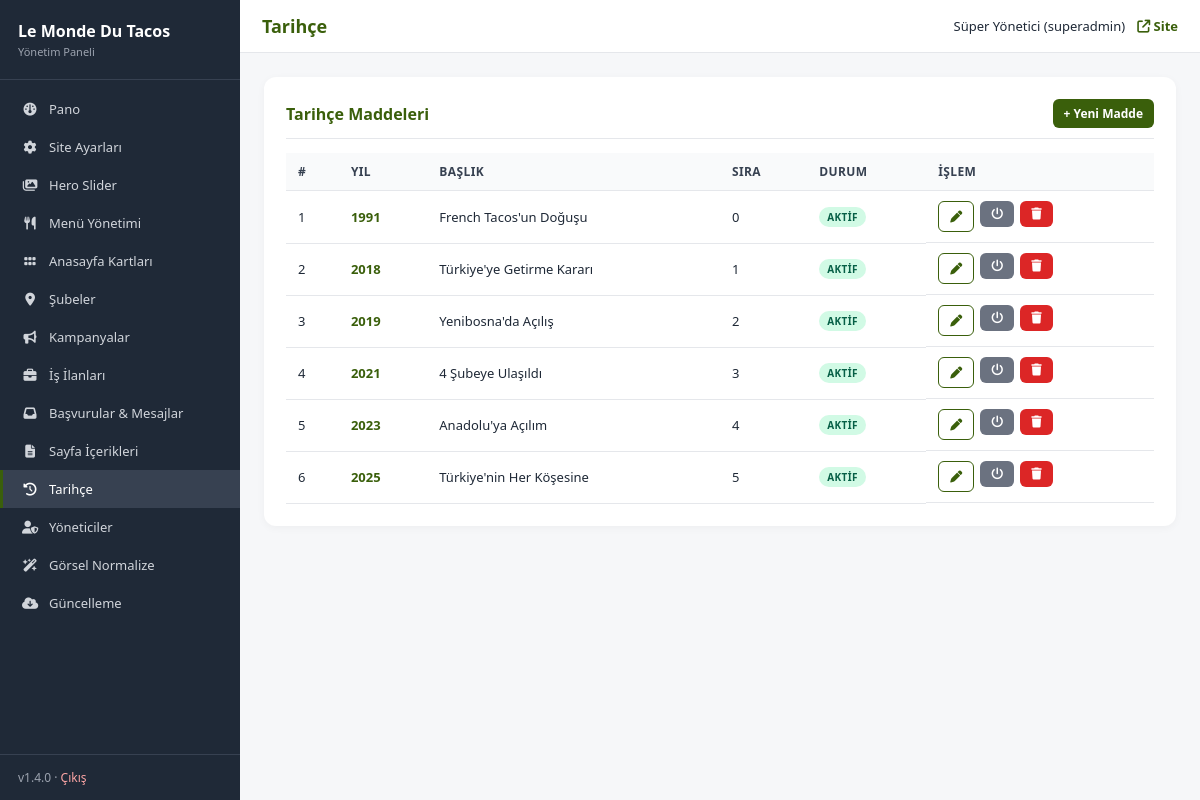
Screenshot of /admin/timeline.php (signed in) with the database file from the repository.
### tables this page shows
CREATE TABLE IF NOT EXISTS timeline (
    id          INT UNSIGNED AUTO_INCREMENT PRIMARY KEY,
    year_label  VARCHAR(40) NOT NULL,
    title       VARCHAR(200) NOT NULL,
    description TEXT NULL,
    image       VARCHAR(255) NULL,
    sort_order  INT NOT NULL DEFAULT 0,
    is_active   TINYINT(1) NOT NULL DEFAULT 1
);

### includes/functions.php (called while the page is built, shortened)
<?php
require_once __DIR__ . '/db.php';
function e(?string $s): string {
    return htmlspecialchars((string)($s ?? ''), ENT_QUOTES | ENT_SUBSTITUTE, 'UTF-8');
}
function admin_check(): bool {
    return true;
}
function admin_user(): ?array {
    $stmt = db()->prepare("SELECT id, username, name, email, role FROM admin_users WHERE id = ? AND is_active = 1");
    $stmt->execute([$_SESSION['admin_id']]);
    $cache = $stmt->fetch() ?: null;
    return $cache;
}

### includes/db.php (called while the page is built, shortened)
<?php
function db(): PDO {
    static $pdo = null;
    if ($pdo instanceof PDO) {
        return $pdo;
    }
    $dsn = sprintf(
        'mysql:host=%s;dbname=%s;charset=%s',
        DB_HOST,
        DB_NAME,
        DB_CHARSET
    );
    try {
        $pdo = new PDO($dsn, DB_USER, DB_PASS, [
            PDO::ATTR_ERRMODE            => PDO::ERRMODE_EXCEPTION,
            PDO::ATTR_DEFAULT_FETCH_MODE => PDO::FETCH_ASSOC,
            PDO::ATTR_EMULATE_PREPARES   => false,
            PDO::MYSQL_ATTR_INIT_COMMAND => "SET NAMES " . DB_CHARSET . " COLLATE utf8mb4_unicode_ci",
        ]);
    } catch (PDOException $e) {
        if (DEBUG) {
            die('DB error: ' . htmlspecialchars($e->getMessage(), ENT_QUOTES, 'UTF-8'));
        }
        error_log('DB connection failed: ' . $e->getMessage());
        die('Veritabanı bağlantısı kurulamadı. Lütfen daha sonra tekrar deneyin.');
    }
    return $pdo;
}

### admin/_crud.php (called while the page is built, shortened)
<?php
require_once __DIR__ . '/../includes/functions.php';
class Crud
{
    public function listAll(string $orderBy = 'sort_order, id'): array
    {
        return db()->query("SELECT * FROM " . $this->cfg['table'] . " ORDER BY $orderBy")->fetchAll();
    }
}

### admin/timeline.php (the view, shortened to what this page needs)
<?php
$page_h = 'Tarihçe';
require __DIR__ . '/_header.php';
require __DIR__ . '/_crud.php';
$crud = new Crud([
    'table' => 'timeline',
    'label' => 'Tarihçe Maddesi',
    'fields' => [
        'year_label'  => ['required' => true],
        'title'       => ['required' => true],
        'description' => [],
        'image'       => [],
        'sort_order'  => ['type' => 'int'],
        'is_active'   => ['type' => 'bool'],
    ],
    'images' => ['image'],
    'image_dir' => 'sayfa',
]);
$crud->handle();
$action = $_GET['action'] ?? 'list';
if ($action === 'list'): ?>
  <div class="card">
    <h2 style="display:flex;justify-content:space-between;align-items:center">
      <span>Tarihçe Maddeleri</span>
      <a href="?action=new" class="btn btn-sm">+ Yeni Madde</a>
    </h2>
    <?php $rows = $crud->listAll(); ?>
    <?php if (!$rows): ?>
      <div class="empty">Henüz madde yok.</div>
    <?php else: ?>
      <table>
        <thead><tr><th>#</th><th>Yıl</th><th>Başlık</th><th>Sıra</th><th>Durum</th><th>İşlem</th></tr></thead>
        <tbody>
        <?php foreach ($rows as $r): ?>
          <tr>
            <td><?= (int)$r['id'] ?></td>
            <td><strong style="color:#3A5F0B"><?= e($r['year_label']) ?></strong></td>
            <td><?= e($r['title']) ?></td>
            <td><?= (int)$r['sort_order'] ?></td>
            <td><span class="badge <?= $r['is_active'] ? 'b-on' : 'b-off' ?>"><?= $r['is_active'] ? 'Aktif' : 'Pasif' ?></span></td>
            <td class="actions">
              <a class="btn btn-sm btn-line" href="?action=edit&id=<?= $r['id'] ?>"><i class="fa-solid fa-pen"></i></a>
              <form method="post" style="display:inline"><button class="btn btn-sm btn-secondary"><i class="fa-solid fa-power-off"></i></button></form>
              <form method="post" data-confirm="Silinsin mi?" style="display:inline"><button class="btn btn-sm btn-danger"><i class="fa-solid fa-trash"></i></button></form>
            </td>
          </tr>
        <?php endforeach; ?>
        </tbody>
      </table>
    <?php endif; ?>
  </div>
<?php endif; ?>
<?php require __DIR__ . '/_footer.php'; ?>

### admin/_header.php (shortened to what this page needs)
<?php
require_once __DIR__ . '/../includes/functions.php';
$cu = admin_user();
$nav_items = [
    ['index.php',                  'Pano',                'fa-gauge'],
    ['settings.php',               'Site Ayarları',       'fa-gear'],
    ['slider.php',                 'Hero Slider',         'fa-images'],
    ['menu.php',                   'Menü Yönetimi',       'fa-utensils'],
    ['promo-cards.php',            'Anasayfa Kartları',   'fa-grip'],
    ['branches.php',               'Şubeler',             'fa-location-dot'],
    ['campaigns.php',              'Kampanyalar',         'fa-bullhorn'],
    ['jobs.php',                   'İş İlanları',         'fa-briefcase'],
    ['applications.php',           'Başvurular & Mesajlar','fa-inbox'],
    ['pages.php',                  'Sayfa İçerikleri',    'fa-file-lines'],
    ['timeline.php',               'Tarihçe',             'fa-clock-rotate-left'],
    ['users.php',                  'Yöneticiler',         'fa-user-shield'],
    ['normalize-images.php',       'Görsel Normalize',    'fa-wand-magic-sparkles'],
    ['update.php',                 'Güncelleme',          'fa-cloud-arrow-down'],
];
$current = basename($_SERVER['PHP_SELF']);
$page_h  = $page_h ?? 'Pano';
?><!doctype html>
<html lang="tr">
<head>
<link rel="stylesheet" href="https://cdnjs.cloudflare.com/ajax/libs/font-awesome/6.5.0/css/all.min.css">
</head>
<body>
<div class="app">
  <aside class="sb">
    <div class="sb-head">
      <div class="brand">Le Monde Du Tacos</div>
      <div class="sub">Yönetim Paneli</div>
    </div>
    <nav class="sb-nav">
      <?php foreach ($nav_items as [$href, $label, $icon]): ?>
        <a href="<?= e($href) ?>" class="<?= $current === $href ? 'active' : '' ?>">
          <i class="fa-solid <?= e($icon) ?>"></i>
          <span><?= e($label) ?></span>
        </a>
      <?php endforeach; ?>
    </nav>
    <div class="sb-foot">
      v<?= APP_VERSION ?> &middot; <a href="logout.php">Çıkış</a>
    </div>
  </aside>
  <div class="main">
    <header class="tb">
      <h1><?= e($page_h) ?></h1>
      <div class="user">
        <span><?= e($cu['name']) ?> (<?= e($cu['role']) ?>)</span>
        <a href="/" target="_blank"><i class="fa-solid fa-arrow-up-right-from-square"></i> Site</a>
      </div>
    </header>
    <main class="cnt">

### admin/_header.php (style rules this page uses)
* { box-sizing:border-box;margin:0;padding:0 }
body { font-family:system-ui,-apple-system,Segoe UI,Roboto,Arial,sans-serif;background:#f6f7f9;color:#1f2937;font-size:14px }
.app { display:flex;min-height:100vh }
.sb { width:240px;background:#1f2937;color:#e5e7eb;flex-shrink:0;display:flex;flex-direction:column }
.sb-head { padding:20px 18px;border-bottom:1px solid #374151 }
.sb-head .brand { font-size:16px;font-weight:700;color:#fff;margin-bottom:2px }
.sb-head .sub { font-size:11px;color:#9ca3af }
.sb-nav { flex:1;padding:10px 0;overflow-y:auto }
.sb-nav a { display:flex;align-items:center;gap:10px;padding:10px 18px;color:#d1d5db;text-decoration:none;font-size:13px;border-left:3px solid transparent;transition:.15s }
.sb-nav a.active { background:#374151;color:#fff;border-left-color:#3A5F0B }
.sb-nav a i { width:18px;text-align:center;font-size:13px }
.sb-foot { padding:14px 18px;border-top:1px solid #374151;font-size:12px;color:#9ca3af }
.sb-foot a { color:#fca5a5;text-decoration:none }
.main { flex:1;display:flex;flex-direction:column;min-width:0 }
.tb { background:#fff;padding:14px 22px;display:flex;align-items:center;justify-content:space-between;border-bottom:1px solid #e5e7eb }
.tb h1 { font-size:18px;color:#3A5F0B }
.tb .user { display:flex;align-items:center;gap:12px;font-size:13px }
.tb .user a { color:#3A5F0B;font-weight:600;text-decoration:none }
.cnt { padding:24px;flex:1 }
.card { background:#fff;border-radius:12px;padding:22px;box-shadow:0 2px 8px rgba(0,0,0,.04);margin-bottom:18px }
.card h2 { font-size:16px;color:#3A5F0B;margin-bottom:14px;padding-bottom:10px;border-bottom:1px solid #e5e7eb }
.btn { display:inline-block;background:#3A5F0B;color:#fff;border:0;border-radius:6px;padding:9px 16px;font-size:13px;font-weight:600;cursor:pointer;text-decoration:none;transition:.15s }
.btn-sm { padding:6px 11px;font-size:12px }
.btn-secondary { background:#6b7280 }
.btn-danger { background:#dc2626 }
.btn-line { background:#fff;color:#3A5F0B;border:1px solid #3A5F0B }
table { width:100%;border-collapse:collapse }
th,td { text-align:left;padding:10px 12px;font-size:13px;border-bottom:1px solid #e5e7eb;vertical-align:middle }
th { background:#f9fafb;font-weight:700;color:#374151;font-size:12px;text-transform:uppercase;letter-spacing:.4px }
.badge { display:inline-block;padding:3px 8px;border-radius:99px;font-size:10px;font-weight:700;letter-spacing:.4px;text-transform:uppercase }
.b-on { background:#d1fae5;color:#065f46 }
.actions { display:flex;gap:6px;flex-wrap:wrap }
.actions form { display:inline }

### rows the page displays
timeline: id "1", year_label "1991", title "French Tacos'un Doğuşu", sort_order "0", is_active "AKTIF"
timeline: id "2", year_label "2018", title "Türkiye'ye Getirme Kararı", sort_order "1", is_active "AKTIF"
timeline: id "3", year_label "2019", title "Yenibosna'da Açılış", sort_order "2", is_active "AKTIF"
timeline: id "4", year_label "2021", title "4 Şubeye Ulaşıldı", sort_order "3", is_active "AKTIF"
timeline: id "5", year_label "2023", title "Anadolu'ya Açılım", sort_order "4", is_active "AKTIF"
timeline: id "6", year_label "2025", title "Türkiye'nin Her Köşesine", sort_order "5", is_active "AKTIF"

### other values shown
$label "Pano"
$label "Site Ayarları"
$label "Hero Slider"
$label "Menü Yönetimi"
$label "Anasayfa Kartları"
$label "Şubeler"
$label "Kampanyalar"
$label "İş İlanları"
$label "Başvurular & Mesajlar"
$label "Sayfa İçerikleri"
$label "Tarihçe"
$label "Yöneticiler"
$label "Görsel Normalize"
$label "Güncelleme"
APP_VERSION "1.4.0"
